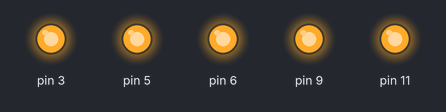
Bench run of a sketch on a simulated Arduino Uno, built with avr-gcc and run on an emulated ATmega328P. Parts: output pins drawn as LEDs (lit = HIGH).

Above: at 0.05 s.
At 4.8 s:
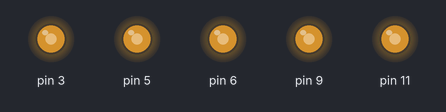
At 9.55 s:
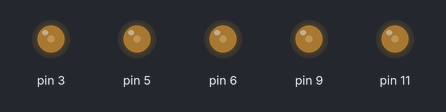
At 12.75 s:
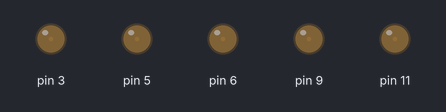
Timing chart, 0 to 16.6 s (numbered marks = the images above):
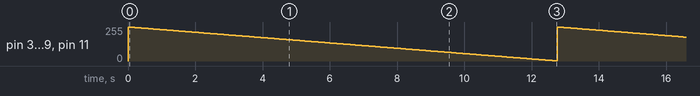

The sketch:

lightV.ino
```cpp
void setup() {
}

void loop() {
  for(int light=255; light > 0; light--){
    analogWrite(3, light);
    analogWrite(5, light);
    analogWrite(6, light);
    analogWrite(9, light);
    analogWrite(11, light);
    delay(50);
  }
}
```

Measured:
- by itself, pin 3, pin 5, pin 6, pin 9, pin 11: ramps from 255/255 to 1/255 and jumps back, once every 12.8 s
